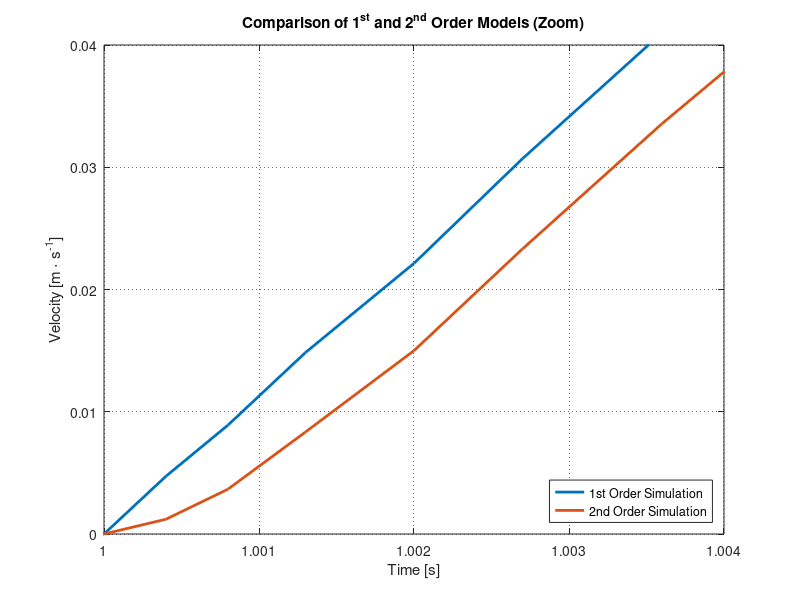

This chart was generated by the following MATLAB code:
close all;
clear all;
clear home;
clc;

%FileData = load('matlab2.mat');
%csvwrite('SimulationVelocityDataadjusted.csv', ScopeData1);

SimulationData = csvread('SimulationVelocityDataadjusted.csv');

R = 0.178;      %The motor's internal resistance
L = 119.26e-6;  %The motor's inductance
Ke = 1.89e-3;   %the electromotive constant
Kt = 0.0016;   %The motor constant
Jm = 2.3891e-6; %Motor's inertia

rt = 0.166/(2*pi);
N = 187/4773;

Jtot = 5.5980e-06;

Btot = 4.7088e-6;

plot(SimulationData(:,1), SimulationData(:,2), 'LineWidth', 2)
hold on;
plot(SimulationData(:,1), SimulationData(:,3), 'LineWidth', 2)

xlim([1 1.004])
ylim([0 0.04 ])

%adding legend
legend('1st Order Simulation', '2nd Order Simulation', 'Location', 'southeast' )

%Title and axis labels added
title('Comparison of 1^{st} and 2^{nd} Order Models (Zoom)')
xlabel('Time [s]')
ylabel('Velocity [m \cdot s^{-1}]')

grid on
set(gca,'GridLineStyle',':', 'GridColor', 'k', 'GridAlpha', .6)

